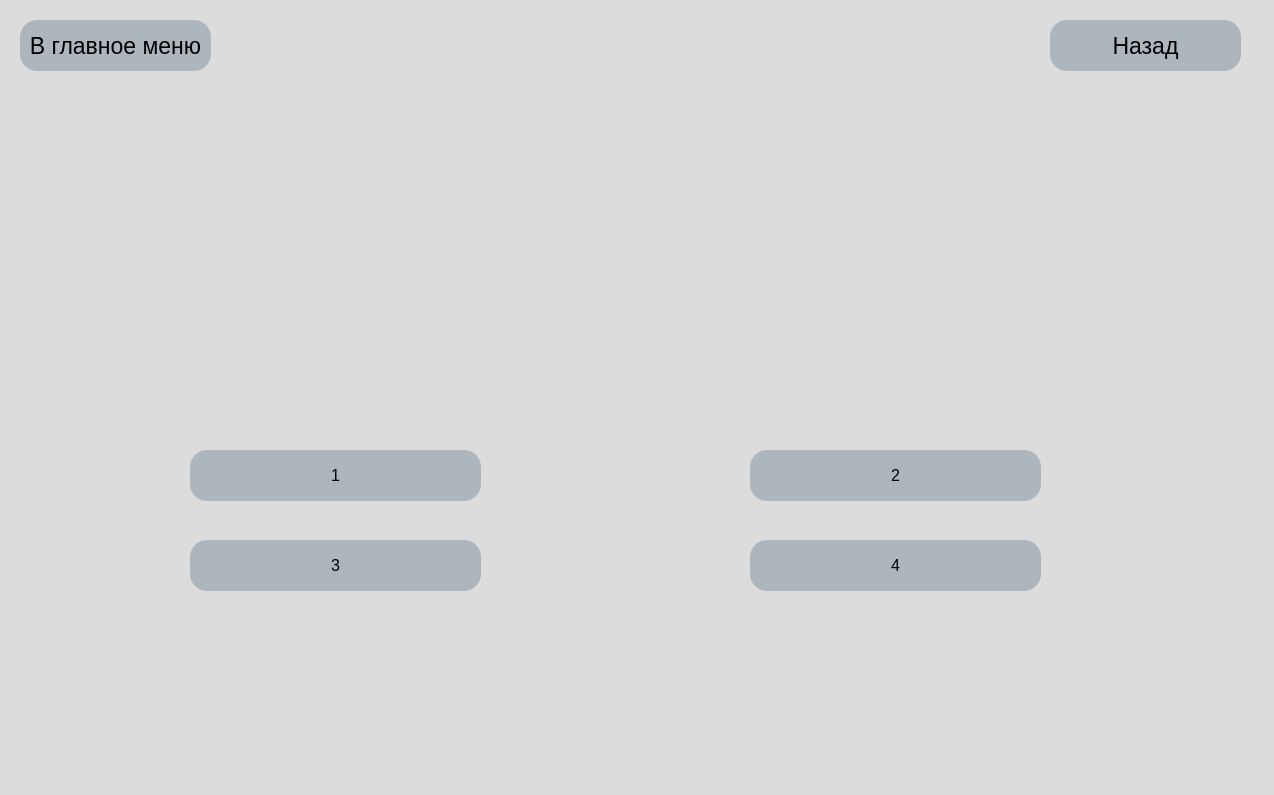
<?xml version="1.0" encoding="UTF-8"?>
<ui version="4.0">
 <class>Form</class>
 <widget class="QWidget" name="Form">
  <property name="geometry">
   <rect>
    <x>0</x>
    <y>0</y>
    <width>1274</width>
    <height>795</height>
   </rect>
  </property>
  <property name="windowTitle">
   <string>Form</string>
  </property>
  <property name="styleSheet">
   <string notr="true">background-color: rgb(220,220,220);</string>
  </property>
  <widget class="QPushButton" name="back_to_home">
   <property name="geometry">
    <rect>
     <x>20</x>
     <y>20</y>
     <width>191</width>
     <height>51</height>
    </rect>
   </property>
   <property name="font">
    <font>
     <pointsize>17</pointsize>
    </font>
   </property>
   <property name="styleSheet">
    <string notr="true">background-color: rgb(173,181,189);
border-radius: 17px</string>
   </property>
   <property name="text">
    <string>В главное меню</string>
   </property>
  </widget>
  <widget class="QLabel" name="question">
   <property name="geometry">
    <rect>
     <x>80</x>
     <y>190</y>
     <width>1061</width>
     <height>151</height>
    </rect>
   </property>
   <property name="font">
    <font>
     <pointsize>18</pointsize>
    </font>
   </property>
   <property name="text">
    <string/>
   </property>
   <property name="alignment">
    <set>Qt::AlignCenter</set>
   </property>
  </widget>
  <widget class="QPushButton" name="answer1">
   <property name="geometry">
    <rect>
     <x>190</x>
     <y>450</y>
     <width>291</width>
     <height>51</height>
    </rect>
   </property>
   <property name="font">
    <font>
     <pointsize>12</pointsize>
    </font>
   </property>
   <property name="styleSheet">
    <string notr="true">background-color: rgb(173,181,189);
border-radius: 17px</string>
   </property>
   <property name="text">
    <string>1</string>
   </property>
  </widget>
  <widget class="QPushButton" name="answer3">
   <property name="geometry">
    <rect>
     <x>190</x>
     <y>540</y>
     <width>291</width>
     <height>51</height>
    </rect>
   </property>
   <property name="font">
    <font>
     <pointsize>12</pointsize>
    </font>
   </property>
   <property name="styleSheet">
    <string notr="true">background-color: rgb(173,181,189);
border-radius: 17px</string>
   </property>
   <property name="text">
    <string>3</string>
   </property>
  </widget>
  <widget class="QPushButton" name="answer2">
   <property name="geometry">
    <rect>
     <x>750</x>
     <y>450</y>
     <width>291</width>
     <height>51</height>
    </rect>
   </property>
   <property name="font">
    <font>
     <pointsize>12</pointsize>
    </font>
   </property>
   <property name="styleSheet">
    <string notr="true">background-color: rgb(173,181,189);
border-radius: 17px</string>
   </property>
   <property name="text">
    <string>2</string>
   </property>
  </widget>
  <widget class="QPushButton" name="answer4">
   <property name="geometry">
    <rect>
     <x>750</x>
     <y>540</y>
     <width>291</width>
     <height>51</height>
    </rect>
   </property>
   <property name="font">
    <font>
     <pointsize>12</pointsize>
    </font>
   </property>
   <property name="styleSheet">
    <string notr="true">background-color: rgb(173,181,189);
border-radius: 17px</string>
   </property>
   <property name="text">
    <string>4</string>
   </property>
  </widget>
  <widget class="QPushButton" name="back_quest_but">
   <property name="geometry">
    <rect>
     <x>1050</x>
     <y>20</y>
     <width>191</width>
     <height>51</height>
    </rect>
   </property>
   <property name="font">
    <font>
     <pointsize>17</pointsize>
    </font>
   </property>
   <property name="styleSheet">
    <string notr="true">background-color: rgb(173,181,189);
border-radius: 17px</string>
   </property>
   <property name="text">
    <string>Назад</string>
   </property>
  </widget>
  <widget class="QLabel" name="error_label">
   <property name="geometry">
    <rect>
     <x>180</x>
     <y>359</y>
     <width>901</width>
     <height>61</height>
    </rect>
   </property>
   <property name="font">
    <font>
     <pointsize>12</pointsize>
    </font>
   </property>
   <property name="styleSheet">
    <string notr="true">color: rgb(140,140,140);</string>
   </property>
   <property name="text">
    <string/>
   </property>
   <property name="alignment">
    <set>Qt::AlignCenter</set>
   </property>
  </widget>
 </widget>
 <resources/>
 <connections/>
</ui>
